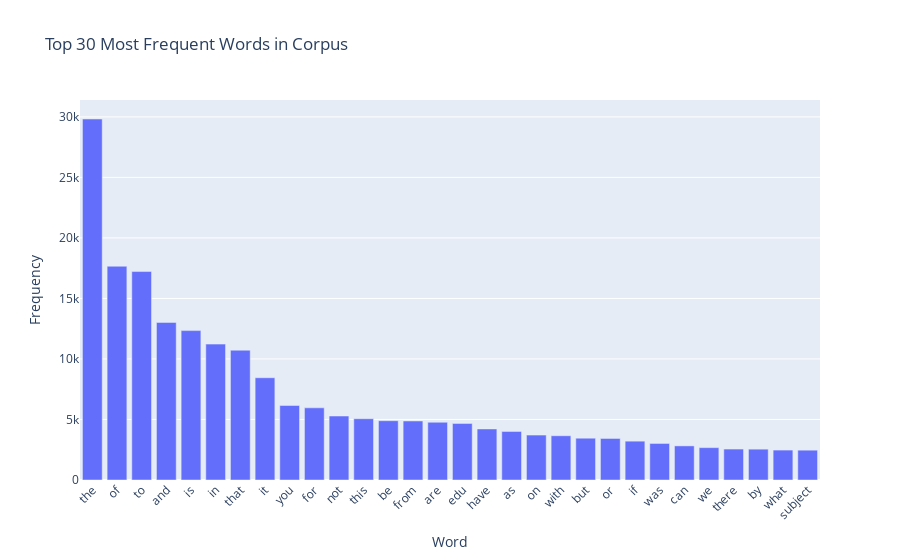

Notebook code cell kept with this figure:
### Markdown cell above
### >>> **Exercise 13 (take home):** 
The chart above only contains 300 vocabulary in the documents, and it's already computationally intensive to both compute and visualize. Can you efficiently reduce the number of terms you want to visualize as an exercise.

### Code cell
# Answer here

# Get term frequencies
term_frequencies = np.asarray(X_counts.sum(axis=0)).flatten()  # shape: (n_terms,)

# Get all term names
terms = count_vect.get_feature_names_out()

# Choose how many top words to show
N = 30

# Get indices of top N most frequent terms
top_indices = np.argsort(term_frequencies)[-N:][::-1]  # descending order
# explanation:
# np.argsort returns the indices that would sort the array.
# By slicing with [-N:], we get the indices of the top N largest values. In this case its 30.
# We then reverse the order with [::-1] to have the most frequent terms first.

# Extract top terms and their frequencies
top_terms = terms[top_indices]
top_freqs = term_frequencies[top_indices]
# explanation:
# we use top_indices because it contains the indices of the most frequent terms.
# then we use these indices to index into the terms array and term_frequencies array

# Create bar chart using Plotly
fig = px.bar(
    x=top_terms,
    y=top_freqs,
    labels={'x': 'Word', 'y': 'Frequency'},
    title=f'Top {N} Most Frequent Words in Corpus'
)
# explanation:
# the syntax px.bar(x=..., y=...) creates a bar chart with x-axis as words and y-axis as their frequencies.
# labels parameter is used to set axis labels, and title sets the chart title.

# Optional: rotate x-axis labels slightly (Plotly handles crowding well)
fig.update_layout(xaxis_tickangle=-45)

# Show it!
fig.show()

### Figure 1 — Plotly figure (JSON) as saved in the notebook; plotly's stock layout.template omitted (floating-point values rounded to 4 significant figures)
{"data": [{"hovertemplate": "Word=%{x}<br>Frequency=%{y}<extra></extra>", "legendgroup": "", "marker": {"color": "#636efa", "pattern": {"shape": ""}}, "name": "", "orientation": "v", "showlegend": false, "textposition": "auto", "type": "bar", "x": ["the", "of", "to", "and", "is", "in", "that", "it", "you", "for", "not", "this", "be", "from", "are", "edu", "have", "as", "on", "with", "but", "or", "if", "was", "can", "we", "there", "by", "what", "subject"], "xaxis": "x", "y": [29825, 17660, 17222, 13017, 12343, 11226, 10723, 8447, 6157, 5962, 5285, 5063, 4898, 4877, 4769, 4675, 4218, 4015, 3709, 3655, 3453, 3432, 3208, 3020, 2818, 2674, 2556, 2548, 2472, 2464], "yaxis": "y"}], "layout": {"barmode": "relative", "legend": {"tracegroupgap": 0}, "title": {"text": "Top 30 Most Frequent Words in Corpus"}, "xaxis": {"anchor": "y", "domain": [0, 1], "tickangle": -45, "title": {"text": "Word"}}, "yaxis": {"anchor": "x", "domain": [0, 1], "title": {"text": "Frequency"}}}}
